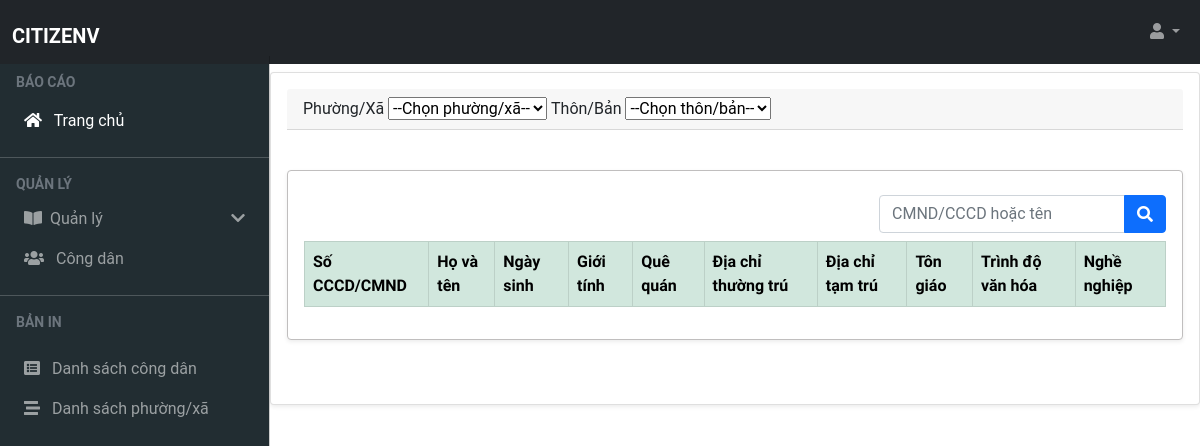
The page /A3/citizen.php on the database as committed earlier.
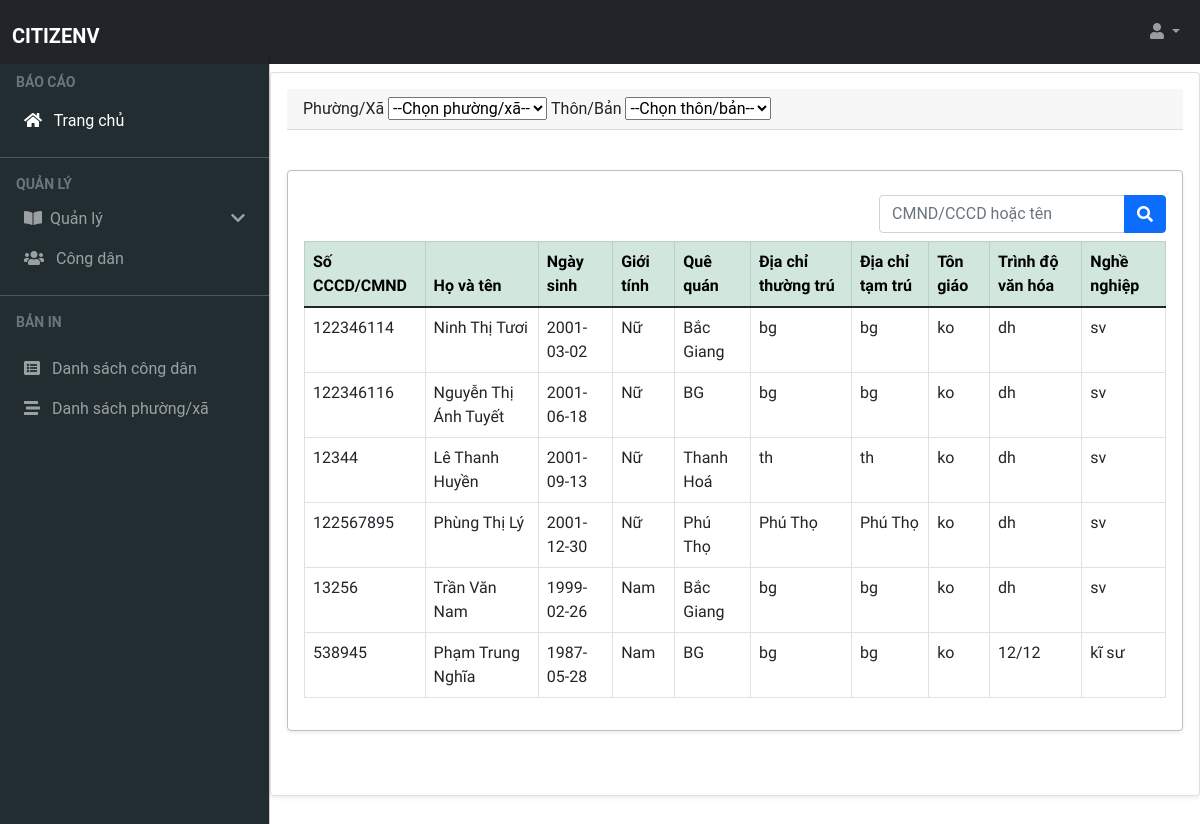
The same page on the database as committed later.
### tables this page shows
CREATE TABLE `person` (
  `id` int(11) NOT NULL,
  `ma_khu_vuc` varchar(11) NOT NULL,
  `cccd` int(12) NOT NULL,
  `ho_ten` varchar(50) NOT NULL,
  `ngay_sinh` date NOT NULL,
  `gioi_tinh` varchar(50) NOT NULL,
  `que_quan` varchar(50) NOT NULL,
  `thuong_tru` varchar(200) NOT NULL,
  `tam_tru` varchar(200) NOT NULL,
  `ton_giao` varchar(50) NOT NULL,
  `hoc_van` varchar(50) NOT NULL,
  `nghe_nghiep` varchar(50) NOT NULL,
  `create_on` date NOT NULL,
  `create_by` varchar(50) NOT NULL,
  `last_update_on` date NOT NULL,
  `last_update_by` varchar(50) NOT NULL
);

### A3/dbhelp.php (called while the page is built, shortened)
<?php
function executeResult($sql) {
    $conn = mysqli_connect(HOST, USERNAME, PASSWORD, DATABASE);
    $resultset = mysqli_query($conn, $sql);
    $list = [];
    while($row = mysqli_fetch_array($resultset, 1)) {
        $list[] = $row;
    }
    return $list;
}
?>

### A3/citizen.php (the view, shortened to what this page needs)
<?php
require_once('dbhelp.php');
?>
<?php
include_once 'head.php';
?>
<body>
    <?php
    include_once 'layout/navbar.php';
    ?>
    <?php
    include_once 'layout/menubar.php';
    ?>
    <main class="mt-4 pt-5">
        <div class="container-fluid card shadow-sm p-3 mb-5 bg-body rounded fs-6">
            <div class="card-header">
                <form action="">
                    <label for="">Phường/Xã</label>
                    <select id="ward" name="ward">
                        <option value="">--Chọn phường/xã--</option>
                        <?php
                        $sql = "select * from phuong_xa where ma_phuong_xa is not null and ma_phuong_xa like '" . $_SESSION['username'] . "%'";
                        ?>
                    </select>
                    <label for="village">Thôn/Bản</label>
                    <select id="village" name="village">
                        <option value="">--Chọn thôn/bản--</option>
                    </select>
                </form>
            </div>
            <div class="card-body shadow-sm p-3 mb-5 bg-body rounded">
                <form action="" method="get" class="d-flex ms-auto  justify-content-end  py-2">
                    <div class="row">
                        <div class="input-group ">
                            <input type="text" name="s" class="form-control" placeholder="CMND/CCCD hoặc tên">
                            <button class="btn btn-primary " type="submit">
                                <i class="fas fa-search"></i>
                            </button>
                        </div>
                    </div>
                </form>
                <table class="table table-bordered table-responsive table-hover text-start" style="font-family: 'Source Sans Pro','Helvetica Neue',Helvetica,Arial,sans-serif;
                            font-weight: 400;">
                    <thead class="table-success">
                        <tr>
                            <th>Số CCCD/CMND</th>
                            <th>Họ và tên</th>
                            <th>Ngày sinh</th>
                            <th>Giới tính</th>
                            <th>Quê quán</th>
                            <th>Địa chỉ thường trú</th>
                            <th>Địa chỉ tạm trú</th>
                            <th>Tôn giáo</th>
                            <th>Trình độ văn hóa</th>
                            <th>Nghề nghiệp</th>
                        </tr>
                    </thead>
                    <tbody id="bodydata">
                        <?php
                        if (isset($_GET['s']) && $_GET['s'] != '') {
                            $sql = "SELECT * FROM person WHERE (cccd LIKE '" . $_GET['s'] . "%' OR ho_ten LIKE '%" . $_GET['s'] . "%') AND ma_khu_vuc LIKE '" . $_SESSION['username'] . "%'";
                        } else {
                            $sql = "SELECT * FROM person WHERE ma_khu_vuc LIKE '" . $_SESSION['username'] . "%'";
                        }
                        $rs = executeResult($sql);
                        foreach ($rs as $vl) {
                            echo '<tr>
                            <td>' . $vl['cccd'] . '</td>
                            <td>' . $vl['ho_ten'] . '</td>
                            <td>' . $vl['ngay_sinh'] . '</td>
                            <td>' . $vl['gioi_tinh'] . '</td>
                            <td>' . $vl['que_quan'] . '</td>
                            <td>' . $vl['thuong_tru'] . '</td>
                            <td>' . $vl['tam_tru'] . '</td>
                            <td>' . $vl['ton_giao'] . '</td>
                            <td>' . $vl['hoc_van'] . '</td>
                            <td>' . $vl['nghe_nghiep'] . '</td>
                        </tr>';
                        }
                        ?>
                    </tbody>
                </table>
            </div>
        </div>
    </main>
</body>
</html>

Rows that differ between the two databases and show on the page:
added person: cccd "122346114", ho_ten "Ninh Thị Tươi", ngay_sinh "2001-03-02", gioi_tinh "Nữ", que_quan "Bắc Giang", thuong_tru "bg", tam_tru "bg", ton_giao "ko", hoc_van "dh", nghe_nghiep "sv"
added person: cccd "122346116", ho_ten "Nguyễn Thị Ánh Tuyết", ngay_sinh "2001-06-18", gioi_tinh "Nữ", que_quan "BG", thuong_tru "bg", tam_tru "bg", ton_giao "ko", hoc_van "dh", nghe_nghiep "sv"
added person: cccd "12344", ho_ten "Lê Thanh Huyền", ngay_sinh "2001-09-13", gioi_tinh "Nữ", que_quan "Thanh Hoá", thuong_tru "th", tam_tru "th", ton_giao "ko", hoc_van "dh", nghe_nghiep "sv"
added person: cccd "122567895", ho_ten "Phùng Thị Lý", ngay_sinh "2001-12-30", gioi_tinh "Nữ", que_quan "Phú Thọ", thuong_tru "Phú Thọ", tam_tru "Phú Thọ", ton_giao "ko", hoc_van "dh", nghe_nghiep "sv"
added person: cccd "13256", ho_ten "Trần Văn Nam", ngay_sinh "1999-02-26", gioi_tinh "Nam", que_quan "Bắc Giang", thuong_tru "bg", tam_tru "bg", ton_giao "ko", hoc_van "dh", nghe_nghiep "sv"
added person: cccd "538945", ho_ten "Phạm Trung Nghĩa", ngay_sinh "1987-05-28", gioi_tinh "Nam", que_quan "BG", thuong_tru "bg", tam_tru "bg", ton_giao "ko", hoc_van "12/12", nghe_nghiep "kĩ sư"
